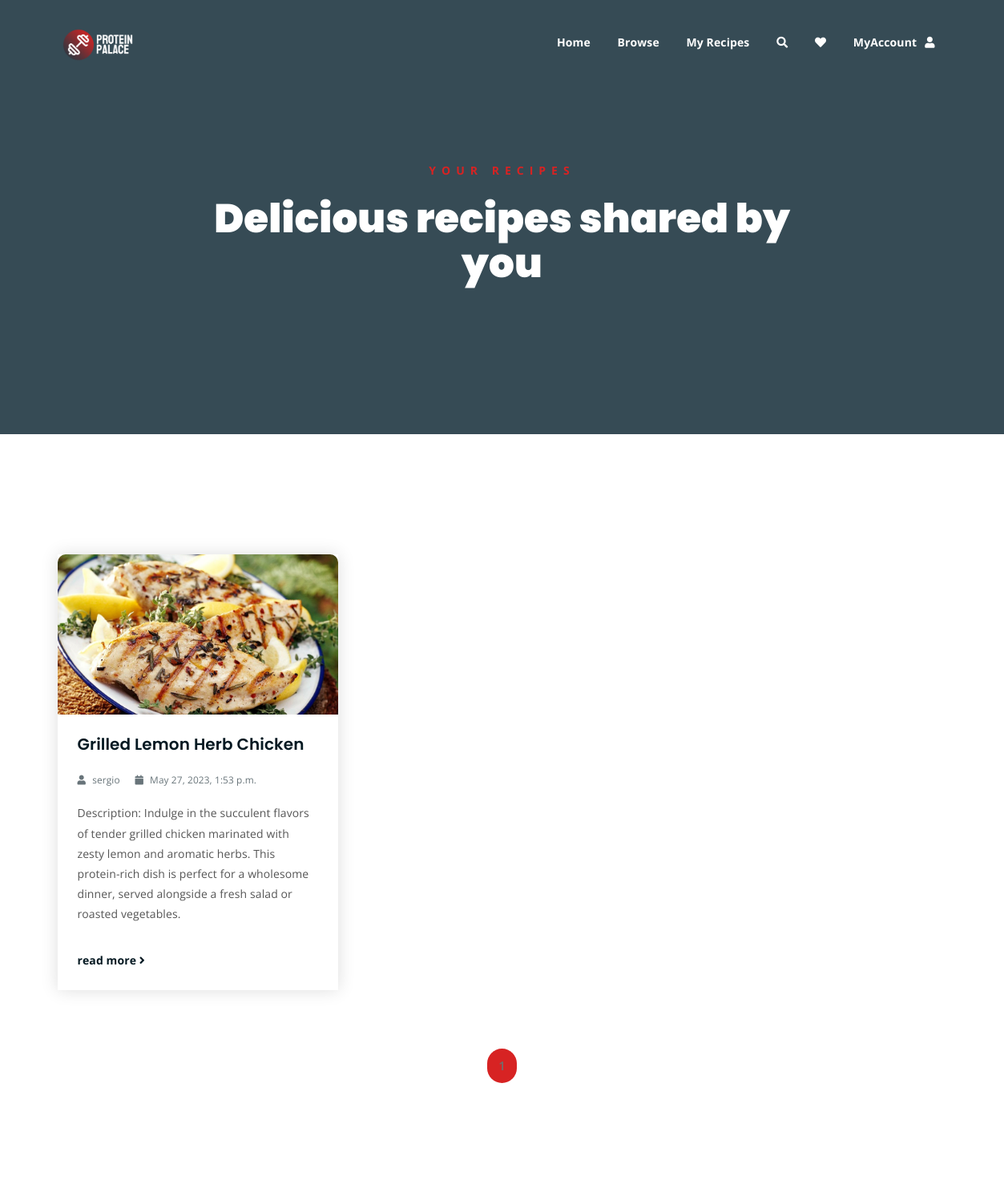
Before: /myrecipes/ (signed in, upper part) with the older database file.
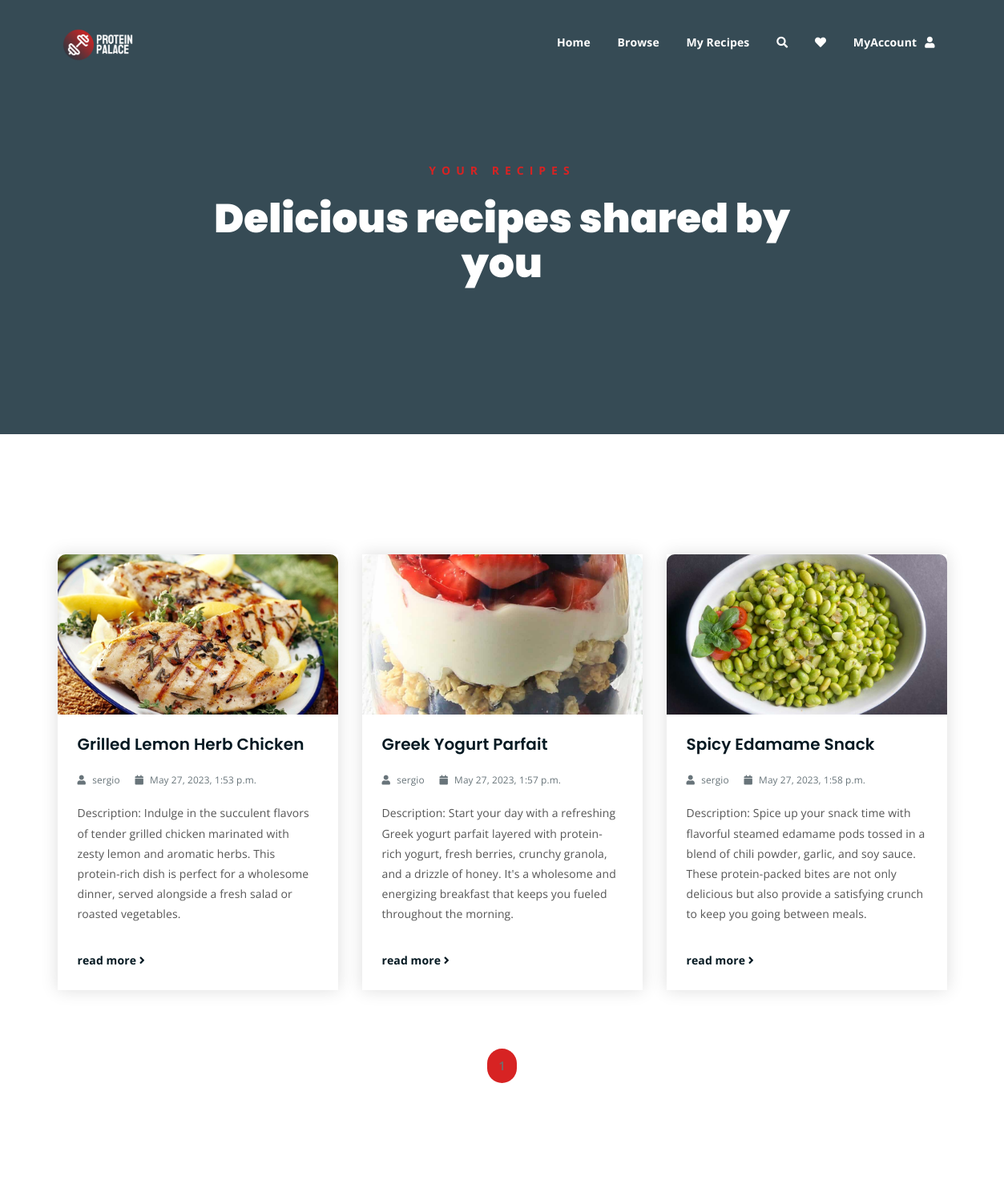
After: the same page with the newer database file.
### ProteinPalaceApp/models.py (models this page shows, shortened)
class Recipe(models.Model):
    user = models.ForeignKey(User, on_delete=models.SET_NULL, null=True)
    name = models.CharField(max_length=255)
    image = models.ImageField(upload_to=recipe_image_filename)
    description = models.TextField()
    category = models.ForeignKey('Category', on_delete=models.CASCADE)
    comments = models.ManyToManyField('Comment', blank=True)
    createdAt = models.DateTimeField(auto_now_add=True)
    updatedAt = models.DateTimeField(auto_now=True)

### ProteinPalaceApp/views.py (the view)
# urls.py: path('myrecipes/', views.myrecipes, name = 'myrecipes'),
@login_required
def myrecipes(request):
    num = int(request.GET.get('num', 1))  # 1 is the default value
    max_recipes_per_page = 3  # Set the maximum number of recipes to display per page
    recipes = Recipe.objects.filter(user=request.user)
    paginator = Paginator(recipes, max_recipes_per_page)
    page = paginator.get_page(num)
    page_range = paginator.page_range
    max_pages = paginator.num_pages
    myDict = {
        "title": "myrecipes",
        "current_page": "myrecipes",
        "num": num,
        "recipes": page,
        "max_recipes_per_page": max_recipes_per_page,
        "page_range": page_range,
        "max_pages": max_pages,
    }
    return render(request,'myrecipes.html', context = myDict)

### templates/myrecipes.html (shortened to what this page needs)
{% extends "browse.html" %}
{% block breadcrumb-text %}
<p>Your recipes</p>
<h1>Delicious recipes shared by you</h1>
{% endblock %}

### templates/browse.html (shortened to what this page needs)
{% extends "index.html" %}
{% block content %}
<div class="breadcrumb-section breadcrumb-bg">
    <div class="container">
        <div class="row">
            <div class="col-lg-8 offset-lg-2 text-center">
                <div class="breadcrumb-text">
                    {% block breadcrumb-text %}{% endblock %}
                </div>
            </div>
        </div>
    </div>
</div>
{% block data %}
<div class="latest-news mt-150 mb-150">
    <div class="container">
        {% block recipes %}
        <div class="row">
            {% for recipe in recipes %}
            <div class="col-lg-4 col-md-6">
                <div class="single-latest-news">
                    <a href="" "">
                        <div class="latest-news-bg" style="background-image: url('{{ recipe.image.url }}');"></div>
                    </a>
                    <div class="news-text-box">
                        <h3><a href="" "">{{ recipe.name }}</a></h3>
                        <p class="blog-meta">
                            <span class="author"><i class="fas fa-user"></i> {{ recipe.user.username }}</span>
                            <span class="date"><i class="fas fa-calendar"></i> {{ recipe.createdAt }}</span>
                        </p>
                        <p class="excerpt">{{ recipe.description }}</p>
                        <a href="" "" class="read-more-btn">read more <i class="fas fa-angle-right"></i></a>
                    </div>
                </div>
            </div>
            {% endfor %}
        </div>
        {% endblock %}
        <div class="row">
            <div class="container">
                <div class="row">
                    <div class="col-lg-12 text-center">
                        <div class="pagination-wrap">
                            <ul>
                                {% for page_num in page_range %}
                                    {% if page_num == num %}
                                        <li><a class="active" href="?num={{ page_num }}">{{ page_num }}</a></li>
                                    {% else %}
                                        <li><a href="?num={{ page_num }}">{{ page_num }}</a></li>
                                    {% endif %}
                                {% endfor %}
                            </ul>
                        </div>
                    </div>
                </div>
            </div>
        </div>
    </div>
</div>
{% endblock %}
{% endblock %}

Changed rows visible on the page:
now on this page (row edited): Recipe: image (picture), name "Greek Yogurt Parfait", user.username "sergio", createdAt "May 27, 2023, 1:57 p.m.", description "Description: Start your day with a refreshing Greek yogurt parfait layered with protein-rich yogurt, fresh berries, crunchy granola, and a drizzle of honey. It's a wholesome and energizing breakfast that keeps you fueled throughout the morning."
now on this page (row edited): Recipe: image (picture), name "Spicy Edamame Snack", user.username "sergio", createdAt "May 27, 2023, 1:58 p.m.", description "Description: Spice up your snack time with flavorful steamed edamame pods tossed in a blend of chili powder, garlic, and soy sauce. These protein-packed bites are not only delicious but also provide a satisfying crunch to keep you going between meals."
